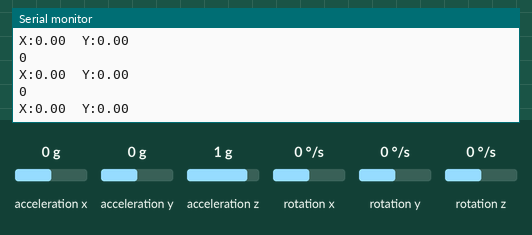
Recording of a sketch running on a simulated Arduino Uno, built with avr-gcc and run on an emulated ATmega328P. On the bench: the last lines printed to the serial monitor. The test bench sets the inputs (shaded band); at power-on: acceleration x 0 g, acceleration y 0 g, acceleration z 1 g, rotation x 0 °/s, rotation y 0 °/s, rotation z 0 °/s. No radio packets arrive unless stated.

Above: at 1.2 s.
1.3 s: acceleration x set to -1.4 g
At 1.32 s:
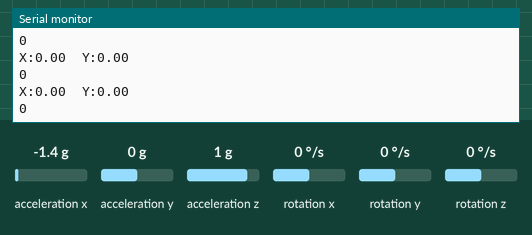
2.8 s: acceleration y set to -1.4 g
At 2.86 s:
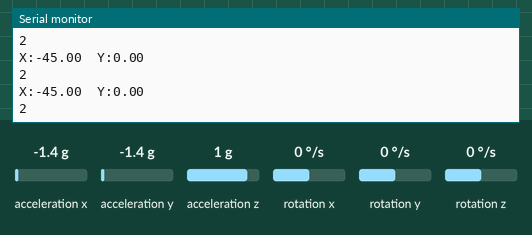
4.3 s: acceleration x set to -0.8 g
At 4.33 s:
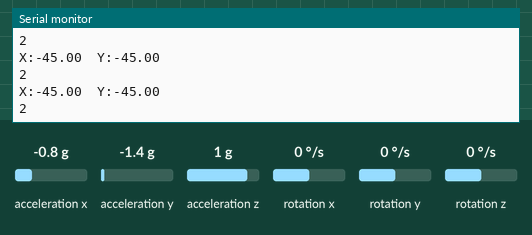
Timing chart, 0 to 7.3 s (numbered marks = the images above; inputs shaded):
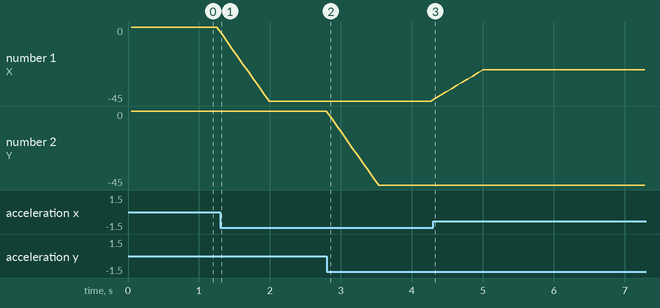

The sketch:

ACELEROMETRO.ino
```cpp
#include "I2Cdev.h"
#include "MPU6050.h"
#include "Wire.h"
#include <SPI.h>
#include <RH_NRF24.h>
//-------------------------------------------------------------------------------------------------------
MPU6050 sensor;
RH_NRF24 nrf24;
int ax, ay, az;
int CASE;

const int numReadings = 10; // Número de lecturas a promediar
int readingsX[numReadings];  // Array para almacenar las últimas lecturas en X
int index = 0;               // Índice actual en el array de lecturas
int totalX = 0;

const int numReadingsY = 10; // Número de lecturas a promediar
int readingsY[numReadingsY];  // Array para almacenar las últimas lecturas en X
int indexy = 0;               // Índice actual en el array de lecturas
int totalY = 0;
//-------------------------------------------------------------------------------------------------------
void setup()
{
  Serial.begin(9600);
  Wire.begin();
  sensor.initialize();
  if (sensor.testConnection()) Serial.println("Sensor iniciado correctamente");
  else Serial.println("Error al iniciar el sensor");

  if (!nrf24.init())
    {Serial.println("fallo de inicializacion");}
  if (!nrf24.setChannel(2))
    {Serial.println("fallo en establecer canal");}
  if (!nrf24.setRF(RH_NRF24::DataRate250kbps, RH_NRF24::TransmitPower0dBm))
    {Serial.println("fallo en opciones RF");}
  Serial.println("Base iniciada");
}

void loop()
{
  // Obtener valores
  sensor.getAcceleration(&ax, &ay, &az);
  ax = ax/500;
  ay = ay/500;

  // Agregar la nueva lectura al totalX
  totalX = totalX - readingsX[index] + ax;
  // Guardar la nueva lectura en el array
  readingsX[index] = ax;
  index = (index + 1) % numReadings;
  // Calcular el valor promedio en X
  float x = totalX / (float)numReadings;

  // Agregar la nueva lectura al totaly
  totalY = totalY - readingsY[indexy] + ay;
  // Guardar la nueva lectura en el array
  readingsY[indexy] = ay;
  indexy = (indexy + 1) % numReadingsY;
  // Calcular el valor promedio en X
  float y = totalY / (float)numReadingsY;
//------------------------------------------------------------------------------------------------
  Serial.print("X:");
  Serial.print(x);
  Serial.print("\t");
  Serial.print("Y:");
  Serial.print(y);
  Serial.println();

  if (x >= 20)
  {
    CASE = 1;
  }
  else if (x <= -20)
  {
    CASE = 2;
  }
  else if (y >= 20)
  {
    CASE = 3;
  }
  else if (y <= -20)
  {
    CASE = 4;
  }
  else
  {
    CASE = 0;
  }
//------------------------------------------------------------------------------------------------

int btn = CASE;
String dat = String(btn);
static char *datos = dat.c_str();
nrf24.send((uint8_t *)datos, strlen(datos));
nrf24.waitPacketSent();
Serial.println(btn);
delay(10);
}
```

Measured:
- plotted number 1: 0 → -45 after the input at 1.3 s, -45 → -26 after the input at 4.3 s
